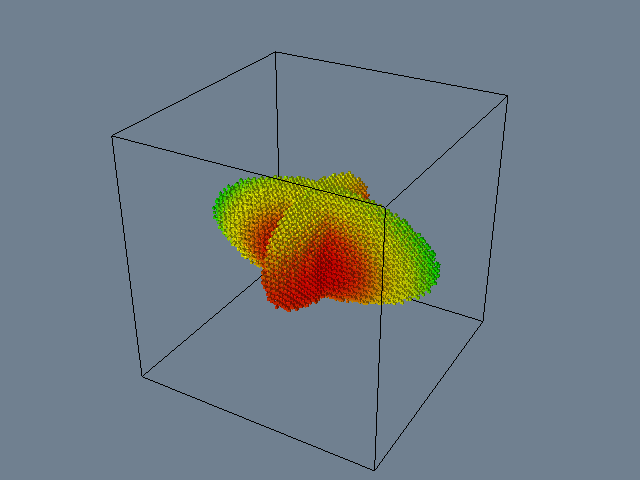

The Python source for this figure:
#!/usr/bin/env python

# Extract geometry from a sampled quadric using a boolean union of spheres.

# Factory overrides: importing these modules registers the OpenGL rendering
# and interaction style implementations for vtkRenderingCore factory classes.
import vtkmodules.vtkInteractionStyle  # noqa: F401
import vtkmodules.vtkRenderingOpenGL2  # noqa: F401

# VTK pipeline classes used in this example
from vtkmodules.vtkCommonDataModel import (
    vtkImplicitBoolean,
    vtkQuadric,
    vtkSphere,
)
from vtkmodules.vtkCommonTransforms import vtkTransform
from vtkmodules.vtkFiltersExtraction import vtkExtractGeometry
from vtkmodules.vtkFiltersGeneral import vtkShrinkFilter
from vtkmodules.vtkFiltersModeling import vtkOutlineFilter
from vtkmodules.vtkImagingHybrid import vtkSampleFunction
from vtkmodules.vtkRenderingCore import (
    vtkActor,
    vtkDataSetMapper,
    vtkPolyDataMapper,
    vtkRenderWindow,
    vtkRenderWindowInteractor,
    vtkRenderer,
)

# Colors (normalized RGB)
black = (0.000, 0.000, 0.000)
slate_gray = (0.439, 0.502, 0.565)

# Source: define and sample a quadric implicit function
quadric = vtkQuadric()
quadric.SetCoefficients(0.5, 1, 0.2, 0, 0.1, 0, 0, 0.2, 0, 0)

sample = vtkSampleFunction()
sample.SetSampleDimensions(50, 50, 50)
sample.SetImplicitFunction(quadric)
sample.ComputeNormalsOff()

# Implicit function: first transformed sphere
trans = vtkTransform()
trans.Scale(1, 0.5, 0.333)

sphere = vtkSphere()
sphere.SetRadius(0.25)
sphere.SetTransform(trans)

# Implicit function: second transformed sphere
trans2 = vtkTransform()
trans2.Scale(0.25, 0.5, 1.0)

sphere2 = vtkSphere()
sphere2.SetRadius(0.25)
sphere2.SetTransform(trans2)

# Implicit function: boolean union of the two spheres
boolean_union = vtkImplicitBoolean()
boolean_union.AddFunction(sphere)
boolean_union.AddFunction(sphere2)
boolean_union.SetOperationType(0)

# Filter: extract geometry within the boolean region
extract = vtkExtractGeometry()
extract.SetInputConnection(sample.GetOutputPort())
extract.SetImplicitFunction(boolean_union)

# Filter: shrink the extracted cells for visual clarity
shrink = vtkShrinkFilter()
shrink.SetInputConnection(extract.GetOutputPort())
shrink.SetShrinkFactor(0.5)

# Mapper: map extracted data to graphics primitives
data_mapper = vtkDataSetMapper()
data_mapper.SetInputConnection(shrink.GetOutputPort())

# Actor: display the extracted data
data_actor = vtkActor()
data_actor.SetMapper(data_mapper)

# Filter: bounding outline of the sample volume
outline = vtkOutlineFilter()
outline.SetInputConnection(sample.GetOutputPort())

# Mapper: map outline to graphics primitives
outline_mapper = vtkPolyDataMapper()
outline_mapper.SetInputConnection(outline.GetOutputPort())

# Actor: display the outline
outline_actor = vtkActor()
outline_actor.SetMapper(outline_mapper)
outline_actor.GetProperty().SetColor(black)

# Renderer: assemble the scene and configure the camera
renderer = vtkRenderer()
renderer.AddActor(outline_actor)
renderer.AddActor(data_actor)
renderer.SetBackground(slate_gray)

# Window: display the rendered scene
render_window = vtkRenderWindow()
render_window.AddRenderer(renderer)
render_window.SetWindowName("extract data")
render_window.SetMultiSamples(0)
render_window.SetSize(640, 480)

# Scene: configure the camera
renderer.ResetCamera()
renderer.GetActiveCamera().Azimuth(30)
renderer.GetActiveCamera().Elevation(30)

# Interactor: handle mouse and keyboard events
render_window_interactor = vtkRenderWindowInteractor()
render_window_interactor.SetRenderWindow(render_window)

# Launch the interactive visualization
render_window_interactor.Initialize()
render_window_interactor.Start()
